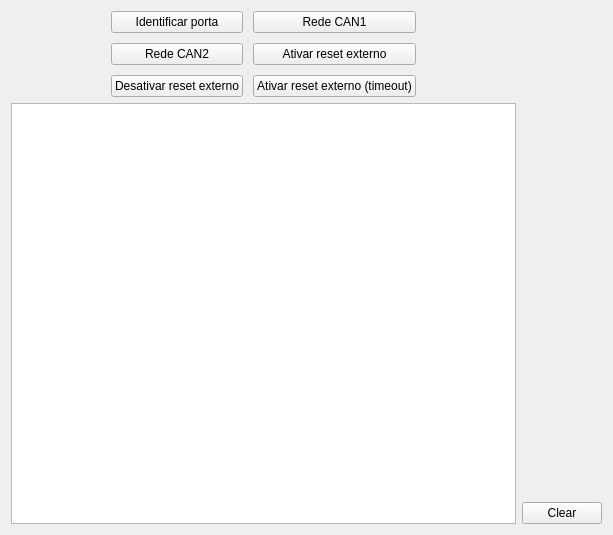
              <widget class="QWidget" name="interfaceTest">
               <layout class="QGridLayout" name="gridLayout_14">
                <item row="0" column="0">
                 <layout class="QHBoxLayout" name="horizontalInitOpt_6">
                  <property name="spacing">
                   <number>10</number>
                  </property>
                  <property name="leftMargin">
                   <number>100</number>
                  </property>
                  <property name="topMargin">
                   <number>0</number>
                  </property>
                  <property name="rightMargin">
                   <number>100</number>
                  </property>
                  <property name="bottomMargin">
                   <number>0</number>
                  </property>
                  <item>
                   <layout class="QVBoxLayout" name="verticalLayout_32">
                    <property name="spacing">
                     <number>-1</number>
                    </property>
                    <property name="topMargin">
                     <number>0</number>
                    </property>
                    <property name="bottomMargin">
                     <number>0</number>
                    </property>
                    <item>
                     <widget class="QPushButton" name="idenPort">
                      <property name="text">
                       <string>Identificar porta</string>
                      </property>
                      <property name="checkable">
                       <bool>true</bool>
                      </property>
                      <property name="autoExclusive">
                       <bool>true</bool>
                      </property>
                     </widget>
                    </item>
                    <item>
                     <widget class="QPushButton" name="redeCAN2">
                      <property name="text">
                       <string>Rede CAN2</string>
                      </property>
                      <property name="checkable">
                       <bool>true</bool>
                      </property>
                      <property name="autoExclusive">
                       <bool>true</bool>
                      </property>
                     </widget>
                    </item>
                    <item>
                     <widget class="QPushButton" name="offReset">
                      <property name="text">
                       <string>Desativar reset externo</string>
                      </property>
                      <property name="checkable">
                       <bool>true</bool>
                      </property>
                      <property name="autoExclusive">
                       <bool>true</bool>
                      </property>
                     </widget>
                    </item>
                   </layout>
                  </item>
                  <item>
                   <layout class="QVBoxLayout" name="verticalLayout_33">
                    <property name="spacing">
                     <number>-1</number>
                    </property>
                    <property name="topMargin">
                     <number>0</number>
                    </property>
                    <property name="bottomMargin">
                     <number>0</number>
                    </property>
                    <item>
                     <widget class="QPushButton" name="redeCAN1">
                      <property name="text">
                       <string>Rede CAN1</string>
                      </property>
                      <property name="checkable">
                       <bool>true</bool>
                      </property>
                      <property name="autoExclusive">
                       <bool>true</bool>
                      </property>
                     </widget>
                    </item>
                    <item>
                     <widget class="QPushButton" name="onReset">
                      <property name="text">
                       <string>Ativar reset externo</string>
                      </property>
                      <property name="checkable">
                       <bool>true</bool>
                      </property>
                      <property name="autoExclusive">
                       <bool>true</bool>
                      </property>
                     </widget>
                    </item>
                    <item>
                     <widget class="QPushButton" name="onResetTimeout">
                      <property name="text">
                       <string>Ativar reset externo (timeout)</string>
                      </property>
                      <property name="checkable">
                       <bool>true</bool>
                      </property>
                      <property name="autoExclusive">
                       <bool>true</bool>
                      </property>
                     </widget>
                    </item>
                   </layout>
                  </item>
                 </layout>
                </item>
                <item row="1" column="0">
                 <widget class="QTextBrowser" name="console_10">
                  <property name="minimumSize">
                   <size>
                    <width>0</width>
                    <height>421</height>
                   </size>
                  </property>
                  <property name="html">
                   <string>&lt;!DOCTYPE HTML PUBLIC &quot;-//W3C//DTD HTML 4.0//EN&quot; &quot;http://www.w3.org/TR/REC-html40/strict.dtd&quot;&gt;
&lt;html&gt;&lt;head&gt;&lt;meta name=&quot;qrichtext&quot; content=&quot;1&quot; /&gt;&lt;meta charset=&quot;utf-8&quot; /&gt;&lt;style type=&quot;text/css&quot;&gt;
p, li { white-space: pre-wrap; }
hr { height: 1px; border-width: 0; }
li.unchecked::marker { content: &quot;\2610&quot;; }
li.checked::marker { content: &quot;\2612&quot;; }
&lt;/style&gt;&lt;/head&gt;&lt;body style=&quot; font-family:'.AppleSystemUIFont'; font-size:13pt; font-weight:400; font-style:normal;&quot;&gt;
&lt;p style=&quot;-qt-paragraph-type:empty; margin-top:0px; margin-bottom:0px; margin-left:0px; margin-right:0px; -qt-block-indent:0; text-indent:0px;&quot;&gt;&lt;br /&gt;&lt;/p&gt;&lt;/body&gt;&lt;/html&gt;</string>
                  </property>
                 </widget>
                </item>
                <item row="1" column="1" alignment="Qt::AlignBottom">
                 <widget class="QPushButton" name="clearButton_11">
                  <property name="sizePolicy">
                   <sizepolicy hsizetype="Fixed" vsizetype="Fixed">
                    <horstretch>0</horstretch>
                    <verstretch>0</verstretch>
                   </sizepolicy>
                  </property>
                  <property name="text">
                   <string>Clear</string>
                  </property>
                 </widget>
                </item>
               </layout>
              </widget>
